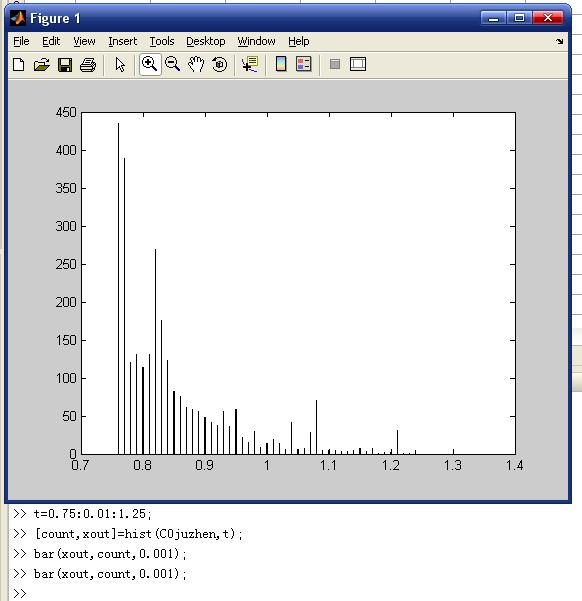
%> input picture MATLAB/0.75~1.25分布.jpg, 582 x 601 px
$ octave --eval "result = qiuzhifangtu('0.75~1.25分布.jpg');"   (GNU Octave 9; MATLAB toolbox functions it lacks are replaced by stand-ins)
%> lines starting %> are read from the running program, lines starting %| are printed output that depends on the picture
### trunk/MATLAB/dctfuzadu.m
function y=dctfuzadu(x)
%计算矩阵X的DCT矩阵，然后计算复杂度矩阵
[m,n]=size(x);
X=blkproc(double(x),[8 8],@dct2);
temp=zeros(8,8);
change=zeros(m/8,n/8);
t=1;
u=1;
for i=1:8:n
    for j=1:8:m
        temp=X(j:j+7,i:i+7);
        c0=xiaojuzhenfuzadu(temp);
        jqs=jiaquanshu(temp);
        change(t)=c0*jqs;
        t=t+1;
    end
end
y=change;

### MATLAB/qiuzhifangtu.m
function [count,xout]=qiuzhifangtu(x)
%> called with x = '0.75~1.25分布.jpg'
%对x进行读取，记录其柱状分布图count，xout
A=imread(x);
%> A is the input picture: size 601x582x3 uint8; mean R, G, B 221.7, 223, 225.9
B=rgb2gray(A);
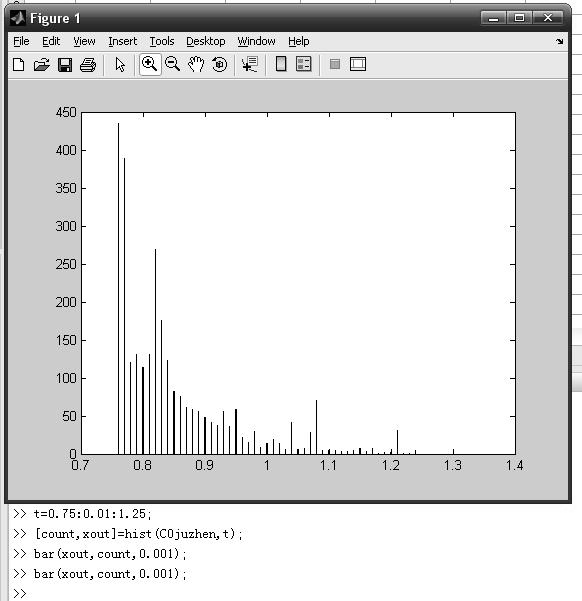
%> B: size 601x582 uint8; min 0, max 255, mean 222.9
C=dctfuzadu(B);
%> in dctfuzadu, `X=blkproc(double(x),[8 8],@dct2);`:
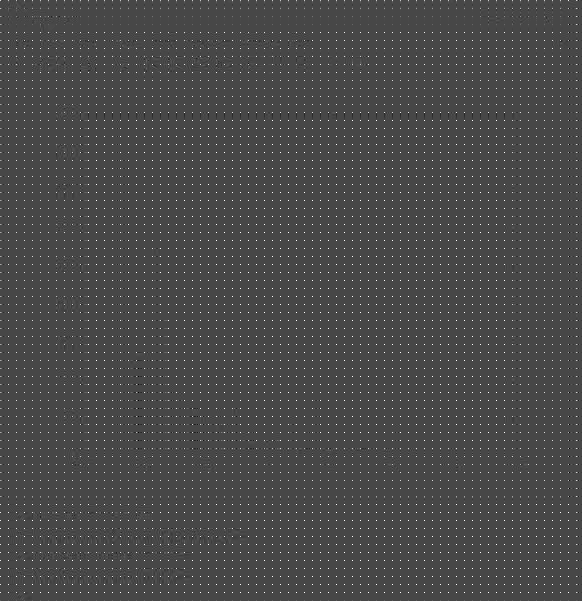
%> X: size 601x582 double; min -798.3, max 2040, mean 28.1; drawn with min black and max white
%> the run ends on the next line
[m,n]=size(C);
D=reshape(C,1,m*n);
t=zeros(1,222);           %t为划分区间方法
h1=linspace(0,1.25,200);   %对0~1.25划分200份
h2=linspace(1.25,2.25,20); %对1.25~2.25划分20份
h3=linspace(6.75,7.25,4);
t(1,1:198)=h1(1,2:199);
t(1,199:218)=h2;
t(1,219:222)=h3;
[count,xout]=hist(D,t);

$ run again, on MATLAB/1.25~1.75分布.jpg
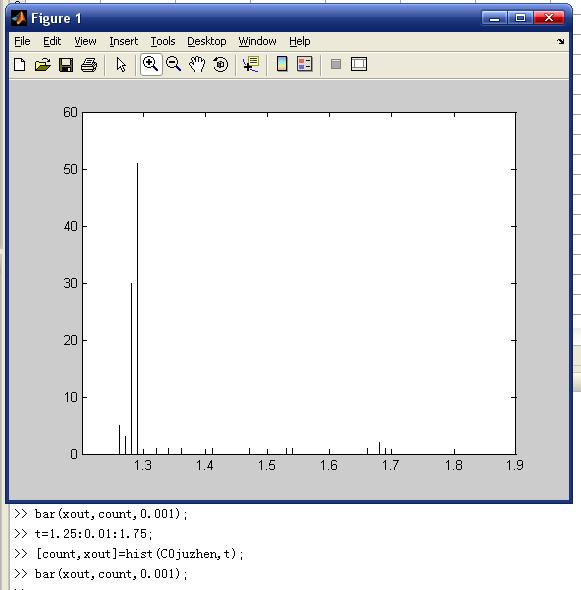
%> input picture MATLAB/1.25~1.75分布.jpg, 581 x 590 px
%> in qiuzhifangtu, A is the input picture: size 590x581x3 uint8; mean R, G, B 222.6, 223.8, 226.8
%> in qiuzhifangtu, `B=rgb2gray(A);`:
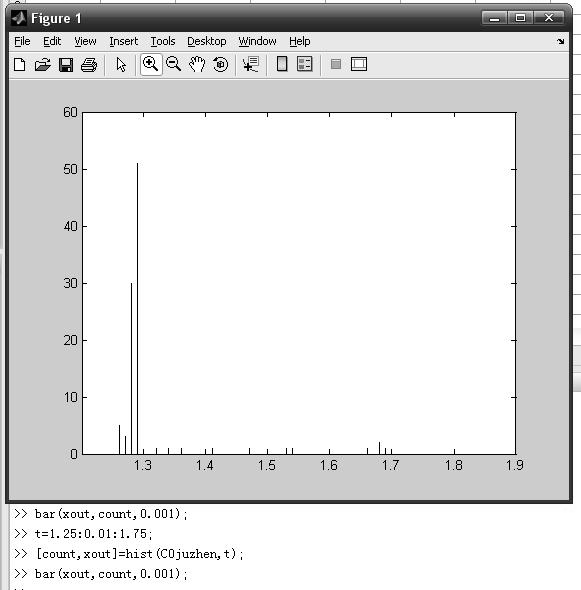
%> B: size 590x581 uint8; min 0, max 255, mean 223.8
%> in dctfuzadu, `X=blkproc(double(x),[8 8],@dct2);`:
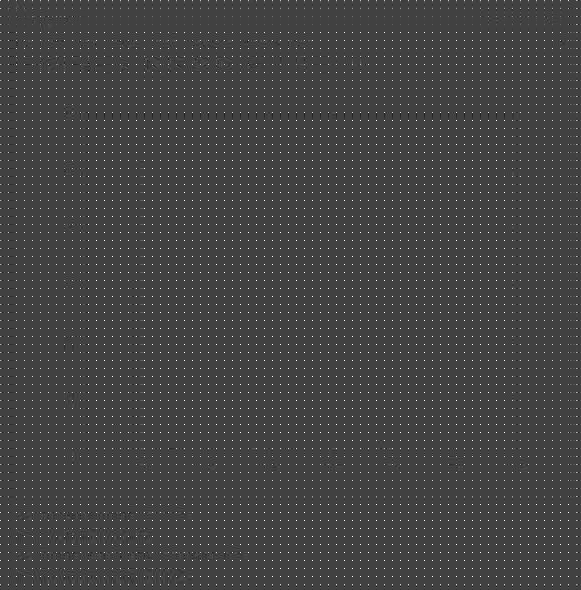
%> X: size 590x581 double; min -705.5, max 2040, mean 28.3; drawn with min black and max white

$ run again, on MATLAB/0~0.75分布.jpg
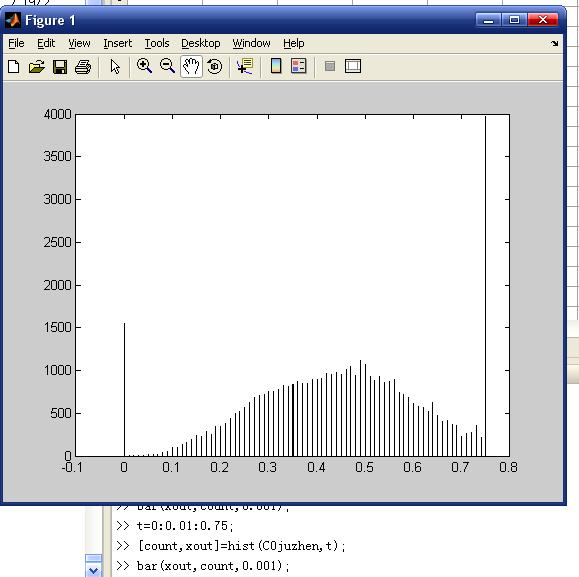
%> input picture MATLAB/0~0.75分布.jpg, 579 x 577 px
%> in qiuzhifangtu, A is the input picture: size 577x579x3 uint8; mean R, G, B 219.3, 220.6, 223.7
%> in qiuzhifangtu, `B=rgb2gray(A);`:
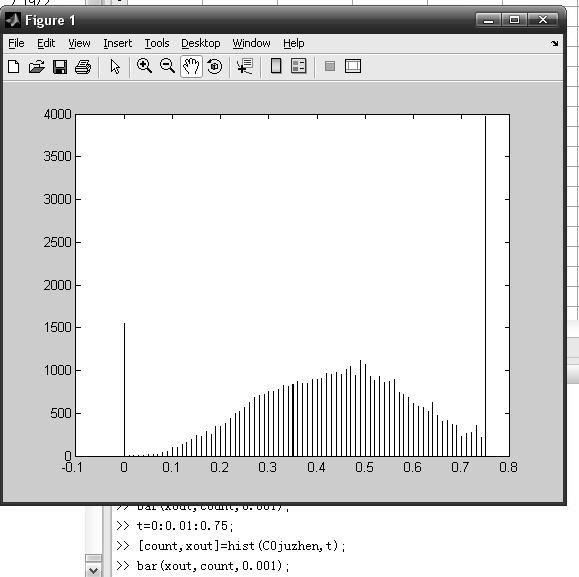
%> B: size 577x579 uint8; min 0, max 255, mean 220.5
%> in dctfuzadu, `X=blkproc(double(x),[8 8],@dct2);`:
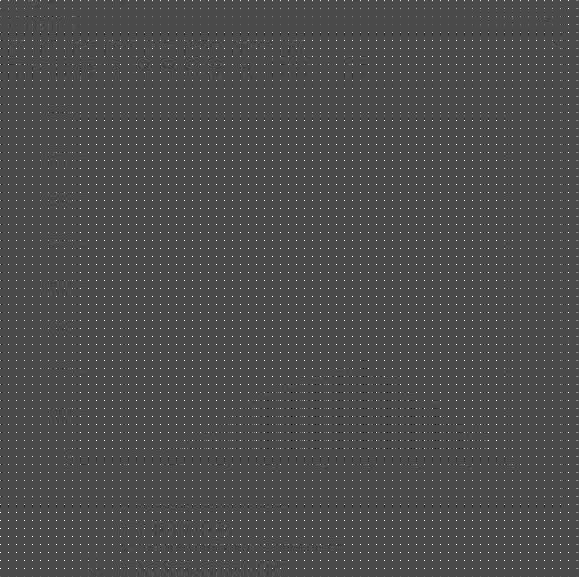
%> X: size 577x579 double; min -849.8, max 2040, mean 27.3; drawn with min black and max white

$ run again, on MATLAB/0~1分布图.jpg
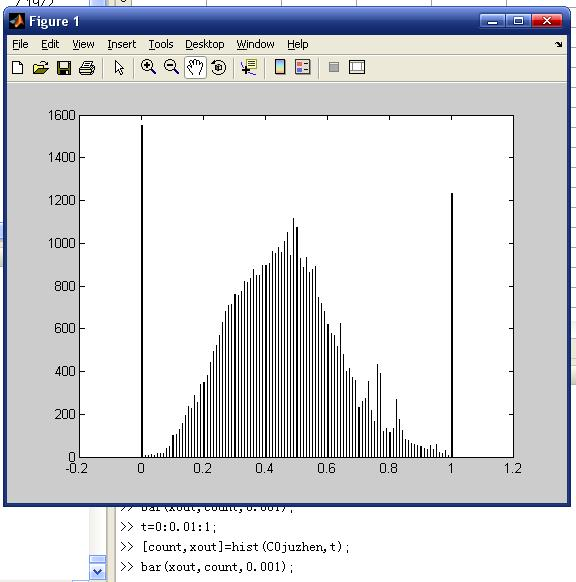
%> input picture MATLAB/0~1分布图.jpg, 576 x 582 px
%> in qiuzhifangtu, A is the input picture: size 582x576x3 uint8; mean R, G, B 213.7, 215, 218.2
%> in qiuzhifangtu, `B=rgb2gray(A);`:
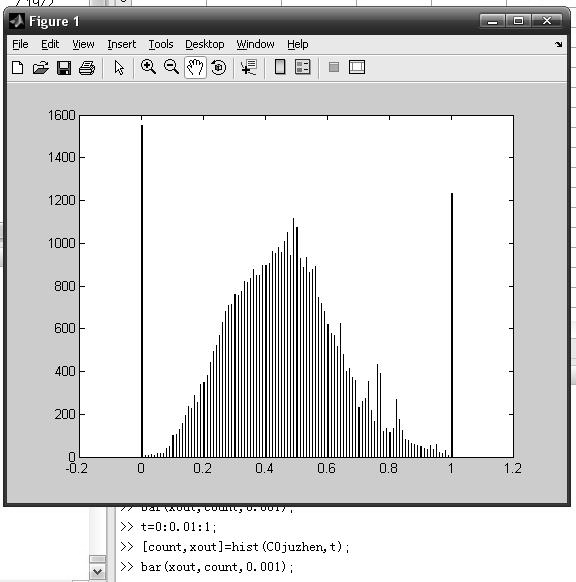
%> B: size 582x576 uint8; min 0, max 255, mean 215
%> in dctfuzadu, `X=blkproc(double(x),[8 8],@dct2);`:
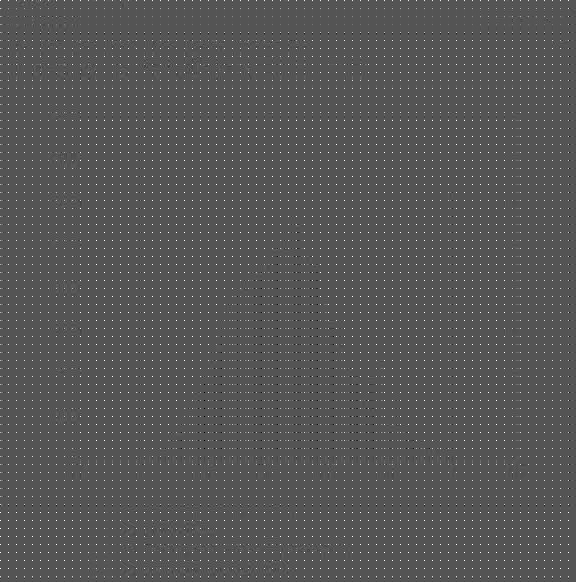
%> X: size 582x576 double; min -1020, max 2040, mean 27.3; drawn with min black and max white
